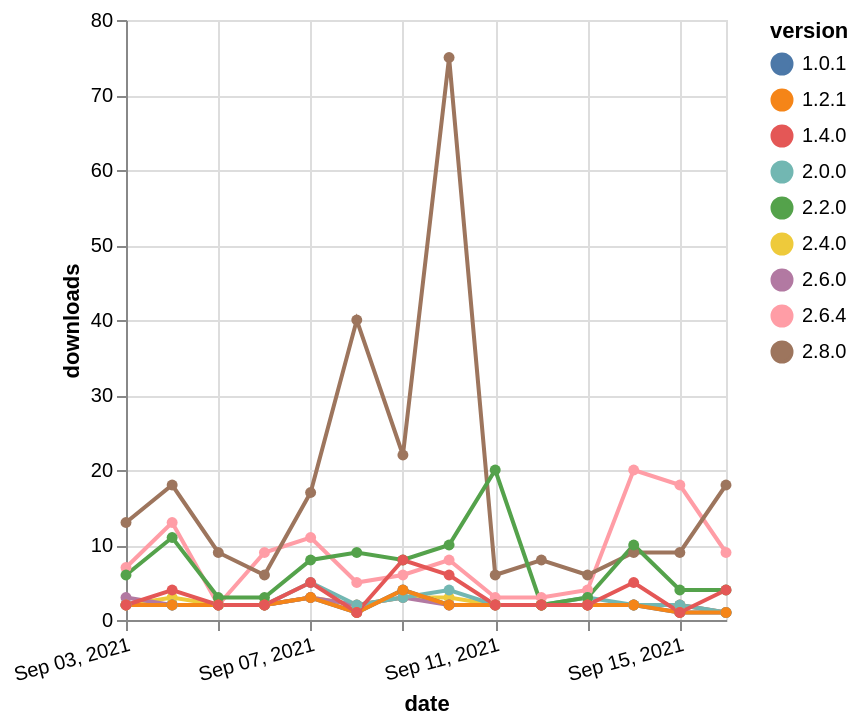

Vega-Lite specification stored for this chart:
### Vega-Lite specification from a JSON file in a GitHub repository (floating-point values rounded to 4 significant figures)
{"$schema": "https://vega.github.io/schema/vega-lite/v5.json", "description": "A simple bar chart with embedded data.", "data": {"values": [{"date": "2021-09-03", "total": 1294, "delta": 7, "version": "2.6.4"}, {"date": "2021-09-04", "total": 1307, "delta": 13, "version": "2.6.4"}, {"date": "2021-09-05", "total": 1309, "delta": 2, "version": "2.6.4"}, {"date": "2021-09-06", "total": 1318, "delta": 9, "version": "2.6.4"}, {"date": "2021-09-07", "total": 1329, "delta": 11, "version": "2.6.4"}, {"date": "2021-09-08", "total": 1334, "delta": 5, "version": "2.6.4"}, {"date": "2021-09-09", "total": 1340, "delta": 6, "version": "2.6.4"}, {"date": "2021-09-10", "total": 1348, "delta": 8, "version": "2.6.4"}, {"date": "2021-09-11", "total": 1351, "delta": 3, "version": "2.6.4"}, {"date": "2021-09-12", "total": 1354, "delta": 3, "version": "2.6.4"}, {"date": "2021-09-13", "total": 1358, "delta": 4, "version": "2.6.4"}, {"date": "2021-09-14", "total": 1378, "delta": 20, "version": "2.6.4"}, {"date": "2021-09-15", "total": 1396, "delta": 18, "version": "2.6.4"}, {"date": "2021-09-16", "total": 1405, "delta": 9, "version": "2.6.4"}, {"date": "2021-09-03", "total": 1716, "delta": 2, "version": "2.4.0"}, {"date": "2021-09-04", "total": 1719, "delta": 3, "version": "2.4.0"}, {"date": "2021-09-05", "total": 1721, "delta": 2, "version": "2.4.0"}, {"date": "2021-09-06", "total": 1723, "delta": 2, "version": "2.4.0"}, {"date": "2021-09-07", "total": 1726, "delta": 3, "version": "2.4.0"}, {"date": "2021-09-08", "total": 1728, "delta": 2, "version": "2.4.0"}, {"date": "2021-09-09", "total": 1731, "delta": 3, "version": "2.4.0"}, {"date": "2021-09-10", "total": 1734, "delta": 3, "version": "2.4.0"}, {"date": "2021-09-11", "total": 1736, "delta": 2, "version": "2.4.0"}, {"date": "2021-09-12", "total": 1738, "delta": 2, "version": "2.4.0"}, {"date": "2021-09-13", "total": 1740, "delta": 2, "version": "2.4.0"}, {"date": "2021-09-14", "total": 1742, "delta": 2, "version": "2.4.0"}, {"date": "2021-09-15", "total": 1744, "delta": 2, "version": "2.4.0"}, {"date": "2021-09-16", "total": 1745, "delta": 1, "version": "2.4.0"}, {"date": "2021-09-03", "total": 3365, "delta": 2, "version": "1.0.1"}, {"date": "2021-09-04", "total": 3367, "delta": 2, "version": "1.0.1"}, {"date": "2021-09-05", "total": 3369, "delta": 2, "version": "1.0.1"}, {"date": "2021-09-06", "total": 3371, "delta": 2, "version": "1.0.1"}, {"date": "2021-09-07", "total": 3374, "delta": 3, "version": "1.0.1"}, {"date": "2021-09-08", "total": 3375, "delta": 1, "version": "1.0.1"}, {"date": "2021-09-09", "total": 3379, "delta": 4, "version": "1.0.1"}, {"date": "2021-09-10", "total": 3381, "delta": 2, "version": "1.0.1"}, {"date": "2021-09-11", "total": 3383, "delta": 2, "version": "1.0.1"}, {"date": "2021-09-12", "total": 3385, "delta": 2, "version": "1.0.1"}, {"date": "2021-09-13", "total": 3387, "delta": 2, "version": "1.0.1"}, {"date": "2021-09-14", "total": 3389, "delta": 2, "version": "1.0.1"}, {"date": "2021-09-15", "total": 3390, "delta": 1, "version": "1.0.1"}, {"date": "2021-09-16", "total": 3391, "delta": 1, "version": "1.0.1"}, {"date": "2021-09-03", "total": 981, "delta": 13, "version": "2.8.0"}, {"date": "2021-09-04", "total": 999, "delta": 18, "version": "2.8.0"}, {"date": "2021-09-05", "total": 1008, "delta": 9, "version": "2.8.0"}, {"date": "2021-09-06", "total": 1014, "delta": 6, "version": "2.8.0"}, {"date": "2021-09-07", "total": 1031, "delta": 17, "version": "2.8.0"}, {"date": "2021-09-08", "total": 1071, "delta": 40, "version": "2.8.0"}, {"date": "2021-09-09", "total": 1093, "delta": 22, "version": "2.8.0"}, {"date": "2021-09-10", "total": 1168, "delta": 75, "version": "2.8.0"}, {"date": "2021-09-11", "total": 1174, "delta": 6, "version": "2.8.0"}, {"date": "2021-09-12", "total": 1182, "delta": 8, "version": "2.8.0"}, {"date": "2021-09-13", "total": 1188, "delta": 6, "version": "2.8.0"}, {"date": "2021-09-14", "total": 1197, "delta": 9, "version": "2.8.0"}, {"date": "2021-09-15", "total": 1206, "delta": 9, "version": "2.8.0"}, {"date": "2021-09-16", "total": 1224, "delta": 18, "version": "2.8.0"}, {"date": "2021-09-03", "total": 2110, "delta": 3, "version": "2.6.0"}, {"date": "2021-09-04", "total": 2112, "delta": 2, "version": "2.6.0"}, {"date": "2021-09-05", "total": 2114, "delta": 2, "version": "2.6.0"}, {"date": "2021-09-06", "total": 2116, "delta": 2, "version": "2.6.0"}, {"date": "2021-09-07", "total": 2119, "delta": 3, "version": "2.6.0"}, {"date": "2021-09-08", "total": 2121, "delta": 2, "version": "2.6.0"}, {"date": "2021-09-09", "total": 2124, "delta": 3, "version": "2.6.0"}, {"date": "2021-09-10", "total": 2126, "delta": 2, "version": "2.6.0"}, {"date": "2021-09-11", "total": 2128, "delta": 2, "version": "2.6.0"}, {"date": "2021-09-12", "total": 2130, "delta": 2, "version": "2.6.0"}, {"date": "2021-09-13", "total": 2132, "delta": 2, "version": "2.6.0"}, {"date": "2021-09-14", "total": 2134, "delta": 2, "version": "2.6.0"}, {"date": "2021-09-15", "total": 2136, "delta": 2, "version": "2.6.0"}, {"date": "2021-09-16", "total": 2137, "delta": 1, "version": "2.6.0"}, {"date": "2021-09-03", "total": 2578, "delta": 2, "version": "2.0.0"}, {"date": "2021-09-04", "total": 2580, "delta": 2, "version": "2.0.0"}, {"date": "2021-09-05", "total": 2582, "delta": 2, "version": "2.0.0"}, {"date": "2021-09-06", "total": 2584, "delta": 2, "version": "2.0.0"}, {"date": "2021-09-07", "total": 2589, "delta": 5, "version": "2.0.0"}, {"date": "2021-09-08", "total": 2591, "delta": 2, "version": "2.0.0"}, {"date": "2021-09-09", "total": 2594, "delta": 3, "version": "2.0.0"}, {"date": "2021-09-10", "total": 2598, "delta": 4, "version": "2.0.0"}, {"date": "2021-09-11", "total": 2600, "delta": 2, "version": "2.0.0"}, {"date": "2021-09-12", "total": 2602, "delta": 2, "version": "2.0.0"}, {"date": "2021-09-13", "total": 2605, "delta": 3, "version": "2.0.0"}, {"date": "2021-09-14", "total": 2607, "delta": 2, "version": "2.0.0"}, {"date": "2021-09-15", "total": 2609, "delta": 2, "version": "2.0.0"}, {"date": "2021-09-16", "total": 2610, "delta": 1, "version": "2.0.0"}, {"date": "2021-09-03", "total": 5549, "delta": 6, "version": "2.2.0"}, {"date": "2021-09-04", "total": 5560, "delta": 11, "version": "2.2.0"}, {"date": "2021-09-05", "total": 5563, "delta": 3, "version": "2.2.0"}, {"date": "2021-09-06", "total": 5566, "delta": 3, "version": "2.2.0"}, {"date": "2021-09-07", "total": 5574, "delta": 8, "version": "2.2.0"}, {"date": "2021-09-08", "total": 5583, "delta": 9, "version": "2.2.0"}, {"date": "2021-09-09", "total": 5591, "delta": 8, "version": "2.2.0"}, {"date": "2021-09-10", "total": 5601, "delta": 10, "version": "2.2.0"}, {"date": "2021-09-11", "total": 5621, "delta": 20, "version": "2.2.0"}, {"date": "2021-09-12", "total": 5623, "delta": 2, "version": "2.2.0"}, {"date": "2021-09-13", "total": 5626, "delta": 3, "version": "2.2.0"}, {"date": "2021-09-14", "total": 5636, "delta": 10, "version": "2.2.0"}, {"date": "2021-09-15", "total": 5640, "delta": 4, "version": "2.2.0"}, {"date": "2021-09-16", "total": 5644, "delta": 4, "version": "2.2.0"}, {"date": "2021-09-03", "total": 2602, "delta": 2, "version": "1.2.1"}, {"date": "2021-09-04", "total": 2604, "delta": 2, "version": "1.2.1"}, {"date": "2021-09-05", "total": 2606, "delta": 2, "version": "1.2.1"}, {"date": "2021-09-06", "total": 2608, "delta": 2, "version": "1.2.1"}, {"date": "2021-09-07", "total": 2611, "delta": 3, "version": "1.2.1"}, {"date": "2021-09-08", "total": 2612, "delta": 1, "version": "1.2.1"}, {"date": "2021-09-09", "total": 2616, "delta": 4, "version": "1.2.1"}, {"date": "2021-09-10", "total": 2618, "delta": 2, "version": "1.2.1"}, {"date": "2021-09-11", "total": 2620, "delta": 2, "version": "1.2.1"}, {"date": "2021-09-12", "total": 2622, "delta": 2, "version": "1.2.1"}, {"date": "2021-09-13", "total": 2624, "delta": 2, "version": "1.2.1"}, {"date": "2021-09-14", "total": 2626, "delta": 2, "version": "1.2.1"}, {"date": "2021-09-15", "total": 2627, "delta": 1, "version": "1.2.1"}, {"date": "2021-09-16", "total": 2628, "delta": 1, "version": "1.2.1"}, {"date": "2021-09-03", "total": 4456, "delta": 2, "version": "1.4.0"}, {"date": "2021-09-04", "total": 4460, "delta": 4, "version": "1.4.0"}, {"date": "2021-09-05", "total": 4462, "delta": 2, "version": "1.4.0"}, {"date": "2021-09-06", "total": 4464, "delta": 2, "version": "1.4.0"}, {"date": "2021-09-07", "total": 4469, "delta": 5, "version": "1.4.0"}, {"date": "2021-09-08", "total": 4470, "delta": 1, "version": "1.4.0"}, {"date": "2021-09-09", "total": 4478, "delta": 8, "version": "1.4.0"}, {"date": "2021-09-10", "total": 4484, "delta": 6, "version": "1.4.0"}, {"date": "2021-09-11", "total": 4486, "delta": 2, "version": "1.4.0"}, {"date": "2021-09-12", "total": 4488, "delta": 2, "version": "1.4.0"}, {"date": "2021-09-13", "total": 4490, "delta": 2, "version": "1.4.0"}, {"date": "2021-09-14", "total": 4495, "delta": 5, "version": "1.4.0"}, {"date": "2021-09-15", "total": 4496, "delta": 1, "version": "1.4.0"}, {"date": "2021-09-16", "total": 4500, "delta": 4, "version": "1.4.0"}]}, "width": "container", "mark": {"type": "line", "point": {"filled": true}}, "encoding": {"x": {"field": "date", "type": "temporal", "timeUnit": "yearmonthdate", "title": "date", "axis": {"labelAngle": -15}}, "y": {"field": "delta", "type": "quantitative", "title": "downloads"}, "color": {"field": "version", "type": "nominal"}, "tooltip": {"field": "delta"}}}
